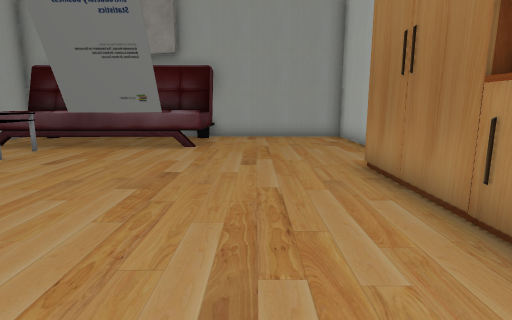
view 1 (above)

16 first-person views from a walk through a 3-D level made in the Unity game engine. The camera is 1.4 m above the floor, tilts 10° down and sees 80° across. The floor is counted in squares, 1 m on a side. Each view is taken from the middle of a square. On the plan, view 1 faces up. The plan holds only what a view shows up to about 14 squares ahead; the rest is blank. The place goes on beyond the plan. The player character is not drawn. Some surface patterns are stand-ins.

view 2
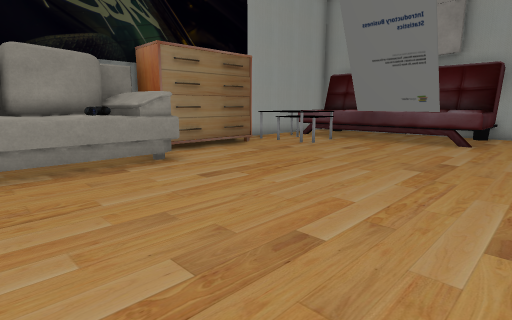

view 3
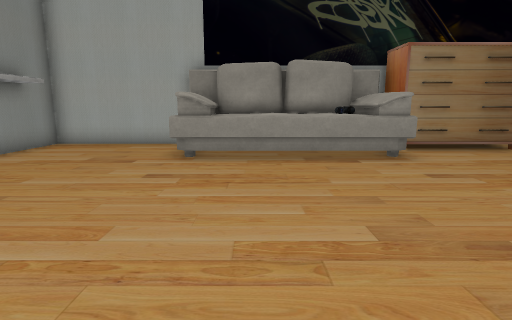

view 4
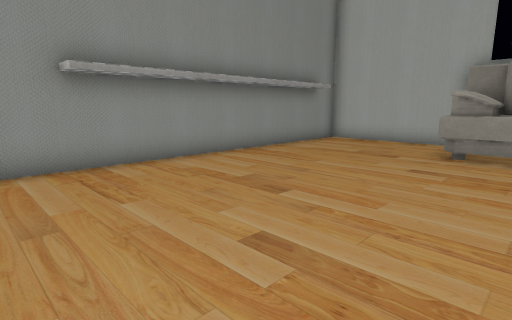

view 5
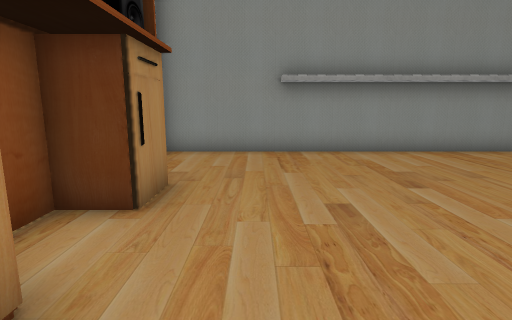

view 6
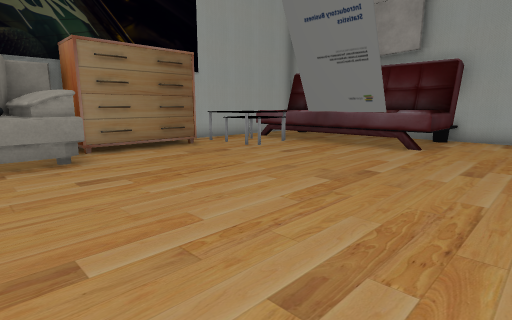

view 7
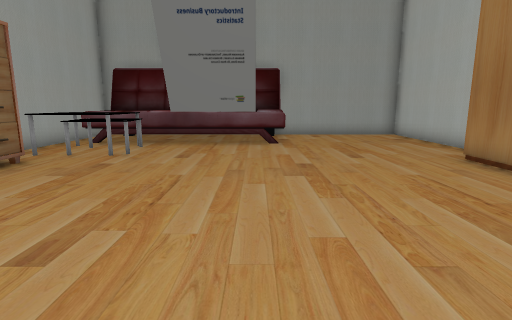

view 8
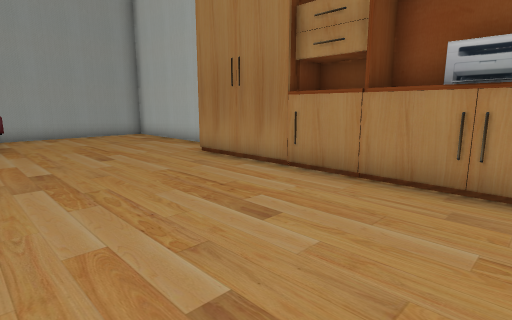

view 9
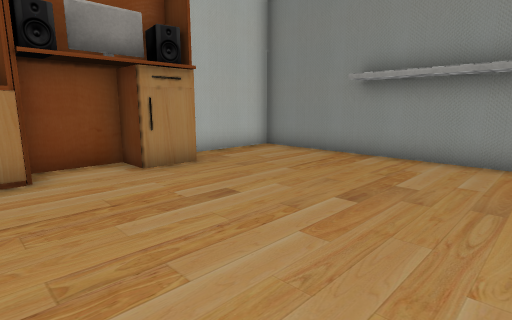

view 10
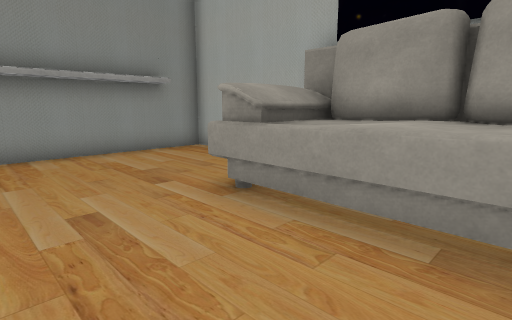

view 11
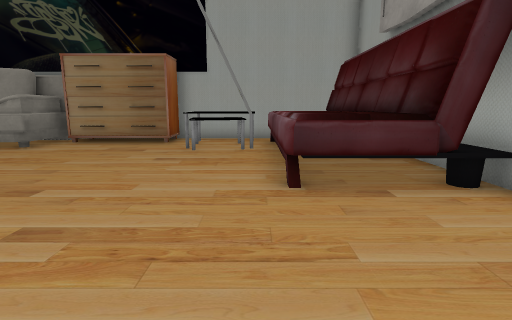

view 12
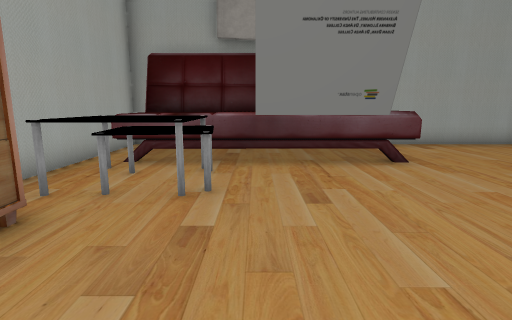

view 13
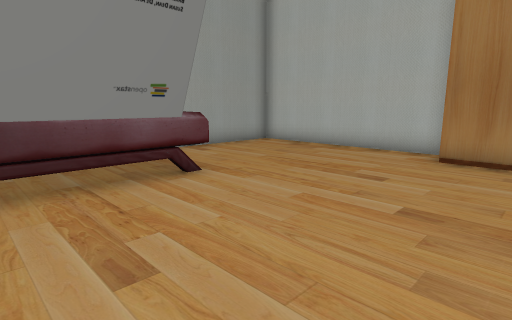

view 14
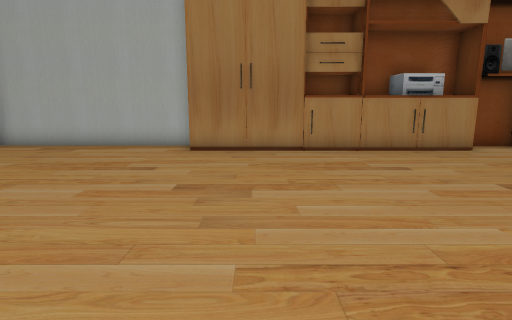

view 15
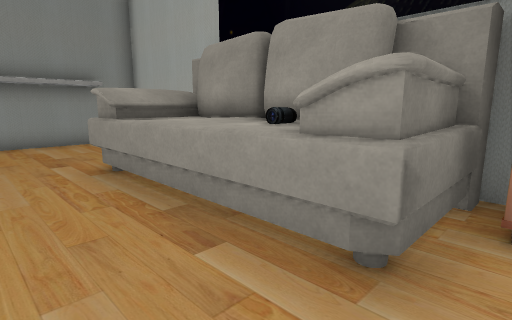

view 16
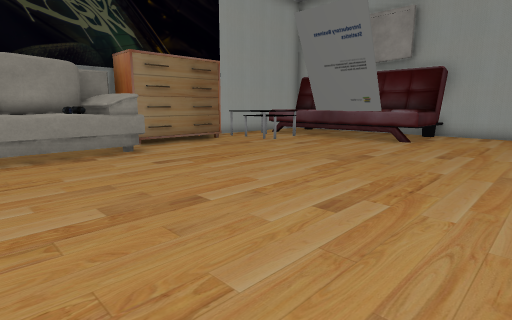

### Floor plan
Points are (right, up) in squares from view 1. A wall is a line through its corners. A room is listed if a view was taken in it or the views show most of it. See-through windows are left out.
Room 1 (views 1, 2, 3, 4, 5, 6, 7, 8, 9, 10, 11, 12, 13, 14, 15, 16)
walls: (3.9, 7.4) (3.9, 14.3) (-1.6, 14.3); (3.4, -4) (3.8, -4) (3.8, -2); (-10.5, -4.8) (-10.5, -9.5) (3.9, -9.5) (3.9, -6.2); (-10.5, 14.3) (-10.5, 6.6)
objects: other object (-10, -4) to (-7, 2); other object (-10, 3) to (-9, 7); other object (-10, 11) to (-2, 14); table (-9, 8) to (-8, 8); table (-9, 10) to (-8, 10); other object (-8, 0); other object (-8, 1); table (-7, 8) to (-7, 10); other object (-6, 10) to (-3, 10); other object (3, -5) to (3, -4); other object (3, -2); other object (3, -1) to (3, 1); other object (3, 2) to (3, 3); other object (3, 4) to (3, 6)

Where each view was taken, in squares from view 1:
view 1: 0 up, 0 right, facing up
view 2: 2 down, 0 right, facing up-left
view 3: 2 down, 1 right, facing left
view 4: 2 down, 2 right, facing down-left
view 5: 0 up, 1 right, facing down
view 6: 0 up, 1 right, facing up-left
view 7: 1 down, 3 left, facing up
view 8: 1 down, 3 left, facing up-right
view 9: 1 down, 4 left, facing down-right
view 10: 0 up, 4 left, facing down-left
view 11: 10 up, 3 right, facing left
view 12: 3 up, 6 left, facing up
view 13: 5 up, 6 left, facing up-right
view 14: 5 up, 7 left, facing right
view 15: 3 up, 5 left, facing down-left
view 16: 2 down, 2 right, facing up-left
